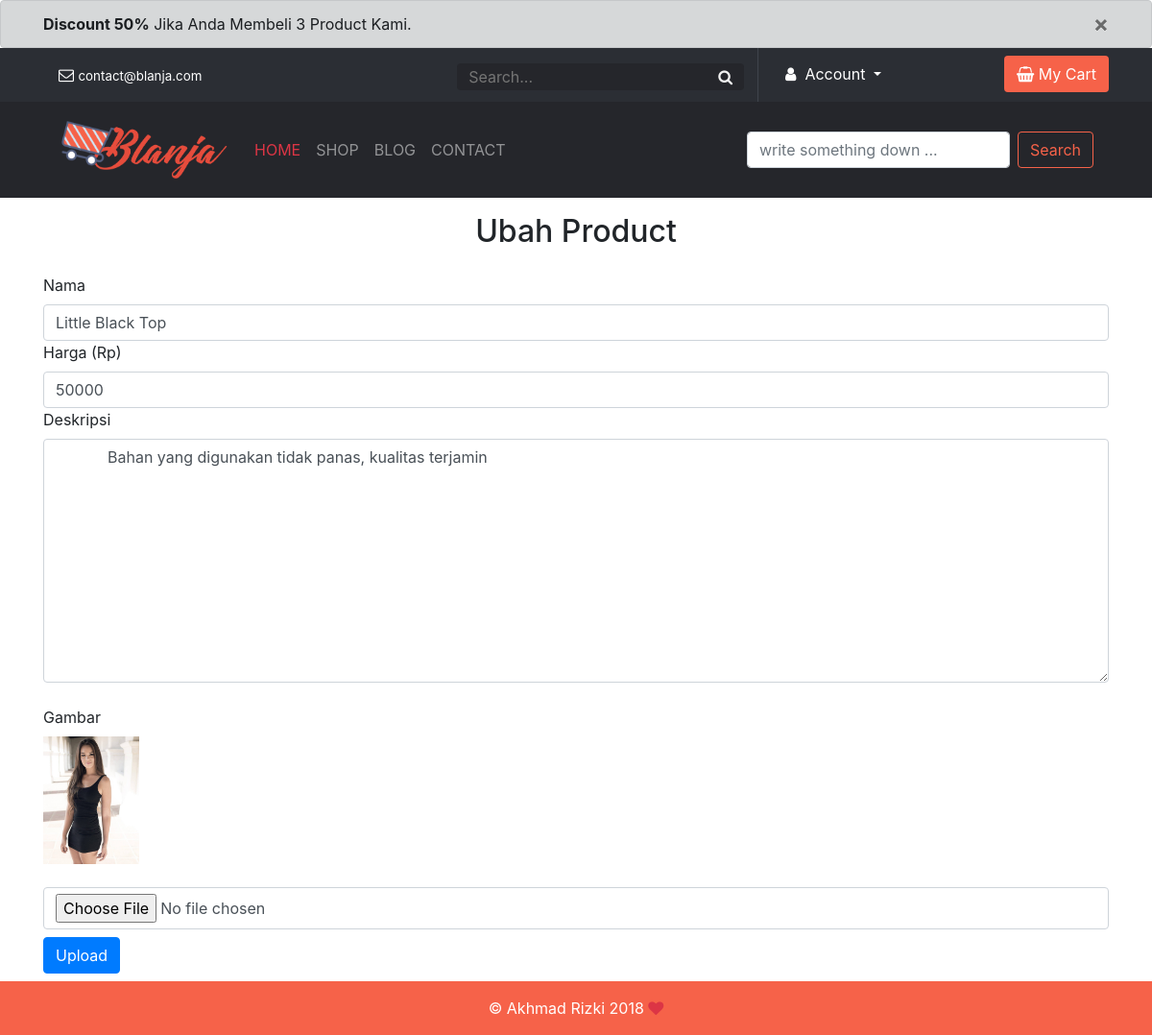
The app's page /ubah.php?id_products=13 with its own data.
### tables this page shows
CREATE TABLE `products` (
  `id_products` int(11) NOT NULL,
  `nama_products` varchar(100) NOT NULL,
  `harga_products` int(11) NOT NULL,
  `deskripsi_products` text NOT NULL,
  `foto_products` varchar(500) NOT NULL
);

### functions/user.php (called while the page is built, shortened)
<?php
function query($query){
	global $db;
	$result = mysqli_query($db, $query);
	$rows = [];
	while ( $row = mysqli_fetch_assoc($result) ) {
		$rows[] = $row;
	}
	return $rows;
}
?>

### ubah.php (the view, shortened to what this page needs)
<?php
  require 'view/header.php';
  $id_products = $_GET["id_products"];
  $prod = query("SELECT * FROM products WHERE id_products = $id_products")[0];
?>
    <div class="container">
      <h2 class="text-center py-3">Ubah Product</h2>
      <form action="" method="post" enctype="multipart/form-data">
        <div class="form-grup">
          <label>Nama</label>
          <input type="text" class="form-control" name="nama_products" required value="<?= $prod["nama_products"]; ?>">
        </div>
        <div class="form-grup">
          <label>Harga (Rp)</label>
          <input type="number" class="form-control" name="harga_products" required value="<?= $prod["harga_products"]; ?>">
        </div>
        <div class="form-grup">
          <label>Deskripsi</label>
          <textarea class="form-control" name="deskripsi_products" rows="10" required>
            <?= $prod["deskripsi_products"]; ?>
          </textarea>
        </div><br>
        <div class="form-grup">
          <label>Gambar</label><br>
          <img src="view/images/<?= $prod['foto_products']; ?>" width="100">
        </div><br>
        <div class="form-grup">
          <input type="file" class="form-control" name="foto_products">
        </div>
        <button class="btn btn-primary my-2" name="kirim">Upload</button>
      </form>
    </div>
<?php require 'view/footer.php'; ?>

### records on screen
products: nama_products "Little Black Top", harga_products "50000", deskripsi_products "Bahan yang digunakan tidak panas, kualitas terjamin", foto_products (picture)
